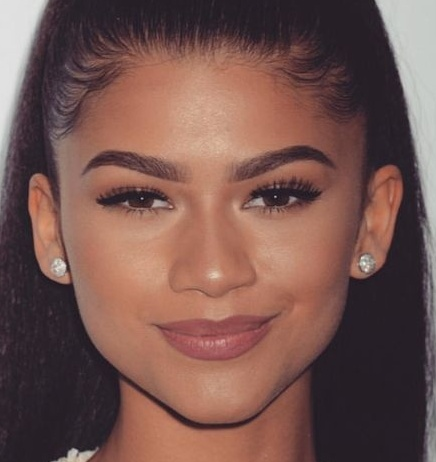
#> input picture test/105_classes_pins_dataset/pins_Zendaya/Zendaya22_1857.jpg, 436 x 462 px, found by its file name
$ python tes.py
#> lines starting #> are read from the running program, lines starting #| are printed output that depends on the picture
### src/meanSetImg.py
# me-return mean dari suatu set matriks
import numpy as np

# [6 lines of commented-out code are left out]

def meanSetImg(setImg) :                                       #ini nyoba buat 1 gambar aja
    sumImg = [[0 for i in range(256)] for j in range(256)]
    for i in range(1) :
        sumImg = np.add(sumImg,setImg[i])

    return np.multiply(sumImg, (1/1))

### src/setDiffImg.py
# me-return set matriks hasil selisih dari mean set tersebut

import numpy as np
from meanSetImg import meanSetImg

# [6 lines of commented-out code are left out]

def setDiffImg(setImg, mean) :
    setDiff = []

    for i in range(len(setImg)) :
        setDiff.append(np.absolute(np.subtract(setImg[i],mean)))
    return setDiff

### src/covariance.py
# kovarian dari hasil pengurangannya
import numpy as np
from setDiffImg import setDiffImg

# [7 lines of commented-out code are left out]

def covarianceMatrix(setImg) :
    concat = setImg[0]
    for i in range(1, len(setImg)) :
        concat = np.concatenate((concat, setImg[i]), axis=1)
    matrix_cov = np.matmul(concat, np.transpose(concat))
    return matrix_cov

### src/tes.py
import numpy as np
import cv2
import os
import numpy as np
from meanSetImg import *
from setDiffImg import *
from covariance import *
from tes_eigen import *


# [19 lines of commented-out code are left out]

def resize(path):                                  #ini nyoba buat 1 gambar aja
    img = cv2.imread(path,0)
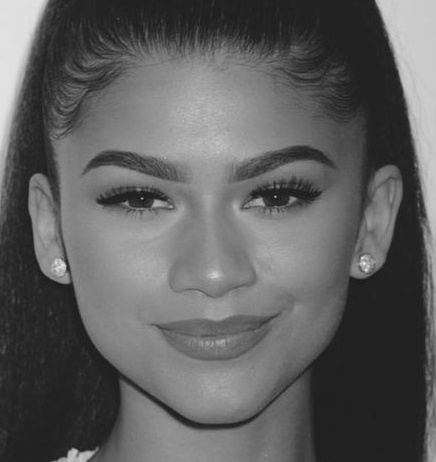
#> img: shape (462, 436); min 21, max 244, mean 94.9
    resized = cv2.resize(img, (256, 256))
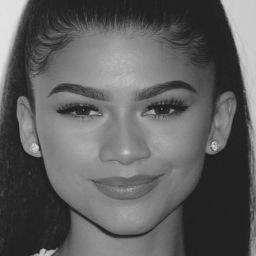
#> resized: shape (256, 256); min 28, max 226, mean 94.8
    return resized

path = 'test/dataset/pins_Zendaya/Zendaya22_1857.jpg'
matrix_img = np.array(resize(path))
print((matrix_img))
#> (printed output is left out)

matrix_mean = meanSetImg(matrix_img)
#> the loop in meanSetImg, `for i in range(1) :` made 1 pass
#> pass 1, in meanSetImg, `sumImg = np.add(sumImg,setImg[i])`:
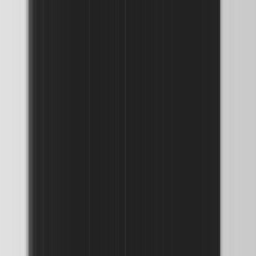
#> sumImg: shape (256, 256) int64; min 32, max 225, mean 79.2
print(matrix_mean)
#> (printed output is left out)
matrix_selisih = setDiffImg(matrix_img, matrix_mean)
#> after the loop in setDiffImg, `for i in range(len(setImg)) :`: setDiff = 256 items
#> matrix_selisih = 256 items
print(matrix_selisih)
#> (printed output is left out)
matrix_cov = covarianceMatrix(matrix_selisih)
#> in covarianceMatrix, `concat = setImg[0]`: concat: shape (256, 256) float64; every value is 0
#> the loop in covarianceMatrix, `for i in range(1, len(setImg)) :` made 255 passes
#> pass 1, in covarianceMatrix, `concat = np.concatenate((concat, setImg[i]), axis=1)`:
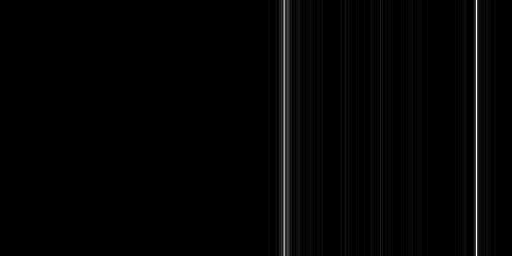
#> concat: shape (256, 512) float64; min 0, max 41, mean 0.6; drawn with min black and max white
#> pass 2, in covarianceMatrix, `concat = np.concatenate((concat, setImg[i]), axis=1)`:
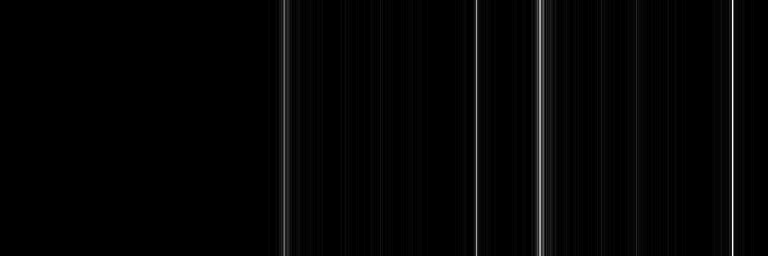
#> concat: shape (256, 768) float64; min 0, max 63, mean 1.1; drawn with min black and max white
#> pass 3, in covarianceMatrix, `concat = np.concatenate((concat, setImg[i]), axis=1)`:
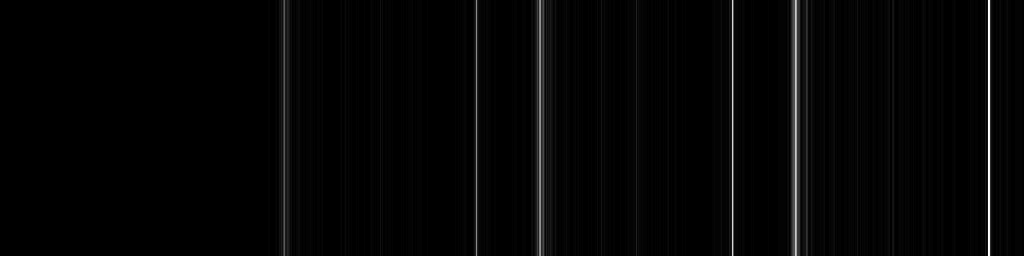
#> concat: shape (256, 1024) float64; min 0, max 75, mean 1.5; drawn with min black and max white
#> in covarianceMatrix, `matrix_cov = np.matmul(concat, np.transpose(concat))`: matrix_cov: shape (256, 256) float64; every value is 615819003
print(matrix_cov)

# val, vec = find_eig_qr(matrix_cov)
# print(val, vec)

$ run again, with test/105_classes_pins_dataset/pins_Zendaya/Zendaya204_1843.jpg copied over test/105_classes_pins_dataset/pins_Zendaya/Zendaya22_1857.jpg
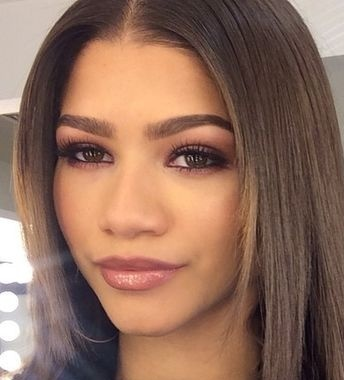
#> input picture test/105_classes_pins_dataset/pins_Zendaya/Zendaya204_1843.jpg, 344 x 380 px, found by its file name
#> (printed output is left out)
#> the loop in meanSetImg, `for i in range(1) :` made 1 pass
#> pass 1, in meanSetImg, `sumImg = np.add(sumImg,setImg[i])`:
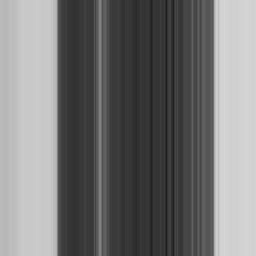
#> sumImg: shape (256, 256) int64; min 29, max 214, mean 116.8
#> (printed output is left out)
#> after the loop in setDiffImg, `for i in range(len(setImg)) :`: setDiff = 256 items
#> (printed output is left out)
#> the loop in covarianceMatrix, `for i in range(1, len(setImg)) :` made 255 passes
#> pass 3, in covarianceMatrix, `concat = np.concatenate((concat, setImg[i]), axis=1)`:
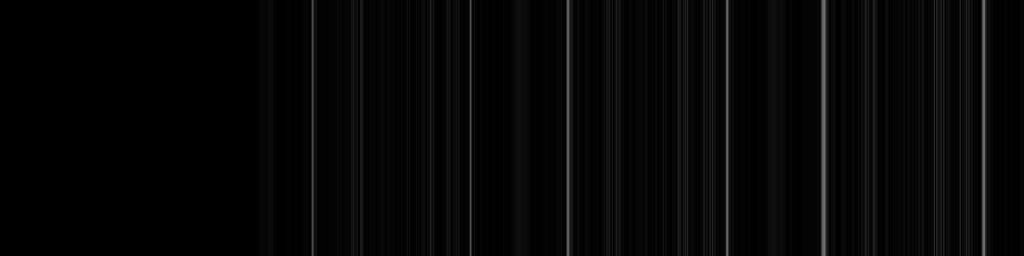
#> concat: shape (256, 1024) float64; min 0, max 110, mean 6.2
#> matrix_cov: shape (256, 256) float64; every value is 551972245
